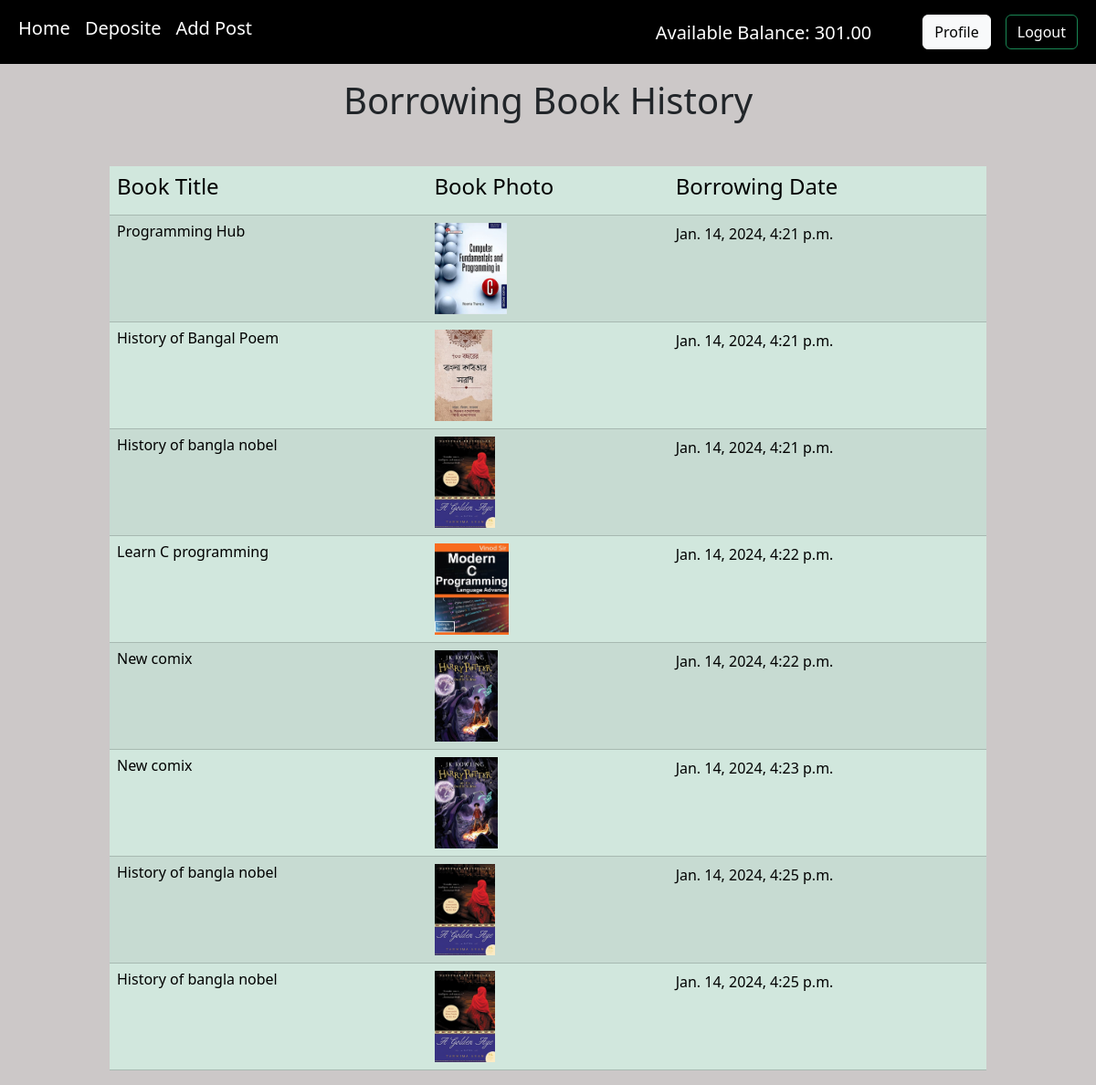
The page /usersiteapp/profile/ (signed in) on the database its author committed.
### UserSite/models.py (models this page shows, shortened)
class Userprofile(models.Model):
    user = models.OneToOneField(User, related_name = 'account', on_delete = models.CASCADE)
    amount = models.DecimalField(max_digits = 10, decimal_places = 2, default = 0)

class Borrow_History(models.Model):
    user = models.ForeignKey(User, on_delete=models.CASCADE)
    book = models.ForeignKey(PostModel, on_delete=models.CASCADE)
    borrow_time = models.DateTimeField(default=timezone.now)

class PostModel(models.Model):
    author = models.ForeignKey(User, on_delete = models.CASCADE)
    title = models.CharField(max_length = 100)
    description = models.TextField()
    category = models.ManyToManyField(CategoryModel)
    browing_price = models.IntegerField()
    Book_Quantity = models.IntegerField(blank = True, null = True)
    image = models.ImageField(upload_to= 'UserSite/media/uploads/', blank=True, null= True)

### UserSite/views.py (the view)
# urls.py: path('profile/',views.Profileview, name = 'profilepage'),
@login_required
def Profileview(request):
    data = Borrow_History.objects.filter(user = request.user)
    return render(request,'profile.html', {'data' : data})

### UserSite/templates/profile.html (shortened to what this page needs)
{% extends "base.html" %}
{% block content %}
    <h1 class="text-center mt-3">Borrowing Book History</h1>
    <div style="width: 80%; margin: auto;" class="mt-5 ">
        <table class="table table-success table-striped">
            <thead>
              <tr>
                <th scope="col"><h4>Book Title</h4></th>
                <th scope="col"><h4>Book Photo</h4></th>
                <th scope="col"><h4>Borrowing Date</h4></th>
              </tr>
            </thead>
            <tbody>
            {% for j in data %}
            <tr>
              <td><h6>{{j.book.title}}</h6></td>
              <td><img src="{{ j.book.image.url }}" alt="{{ j.book.title }}" style="max-width: 100px; max-height: 100px;"></td>
              <td>{{j.borrow_time}}</td>
            </tr>
            {% endfor %}
            </tbody>
          </table>
    </div>
{% endblock  %}

### templates/base.html (shortened to what this page needs)
<!DOCTYPE html>
<html lang="en">
<head>
    <link href="https://cdn.jsdelivr.net/npm/bootstrap@5.3.2/dist/css/bootstrap.min.css" rel="stylesheet">
</head>
<body style="background-color: rgb(204, 200, 200);">
    <nav class="navbar navbar-expand-lg bg-black">
        <div class="container-fluid">
          <div class="collapse navbar-collapse" id="navbarSupportedContent">
            <ul class="navbar-nav me-auto mb-2 mb-lg-0">
              <li class="nav-item">
                <a class="nav-link active text-white" aria-current="page" href="{% url 'homepage' %}"><h5>Home</h5></a>
              </li>
              {% if request.user.is_authenticated %}
              <li class="nav-item">
               <a class="nav-link active text-white" aria-current="page" href="{% url 'depositepage' %}"><h5>Deposite</h5></a>
              </li>
              <li class="nav-item">
               <a class="nav-link active text-white" aria-current="page" href="{% url 'addpostpage' %}"><h5>Add Post</h5></a>
              </li>
              {% endif %}
            </ul>
            <form class="d-flex" role="search">
            {% if request.user.is_authenticated %}
              <a class="nav-link active text-white pt-3 px-5" aria-current="page"  href=""><h5>Available Balance: {{request.user.account.amount}}</h5></a>
              <a class="btn btn-light m-2 " type="submit" href= "{% url 'profilepage' %}" >Profile</a>
              <a class="btn btn-outline-success m-2 text-white" type="submit" href="{% url 'logoutpage' %}">Logout</a>
            {% else %}
            <a class="btn btn-success m-2 text-white" type="submit" href = "{% url 'registerpage' %}" >Register</a>
            <a class="btn btn-secondary m-2 text-white" type="submit" href= "{% url 'loginpage' %}" >Login</a>
            {% endif %}
            </form>
          </div>
        </div>
      </nav>
    {% block content %}
    {% endblock  %}
</body>
</html>

### rows shown on the page
Borrow_History: book "Programming Hub", book.image (picture), borrow_time "Jan. 14, 2024, 4:21 p.m."
Borrow_History: book "History of Bangal Poem", book.image (picture), borrow_time "Jan. 14, 2024, 4:21 p.m."
Borrow_History: book "History of bangla nobel", book.image (picture), borrow_time "Jan. 14, 2024, 4:21 p.m."
Borrow_History: book "Learn C programming", book.image (picture), borrow_time "Jan. 14, 2024, 4:22 p.m."
Borrow_History: book "New comix", book.image (picture), borrow_time "Jan. 14, 2024, 4:22 p.m."
Borrow_History: book "New comix", book.image (picture), borrow_time "Jan. 14, 2024, 4:23 p.m."
Borrow_History: book "History of bangla nobel", book.image (picture), borrow_time "Jan. 14, 2024, 4:25 p.m."
Borrow_History: book "History of bangla nobel", book.image (picture), borrow_time "Jan. 14, 2024, 4:25 p.m."

### other values the page prints
{{ request.user.account.amount }} "301.00"
